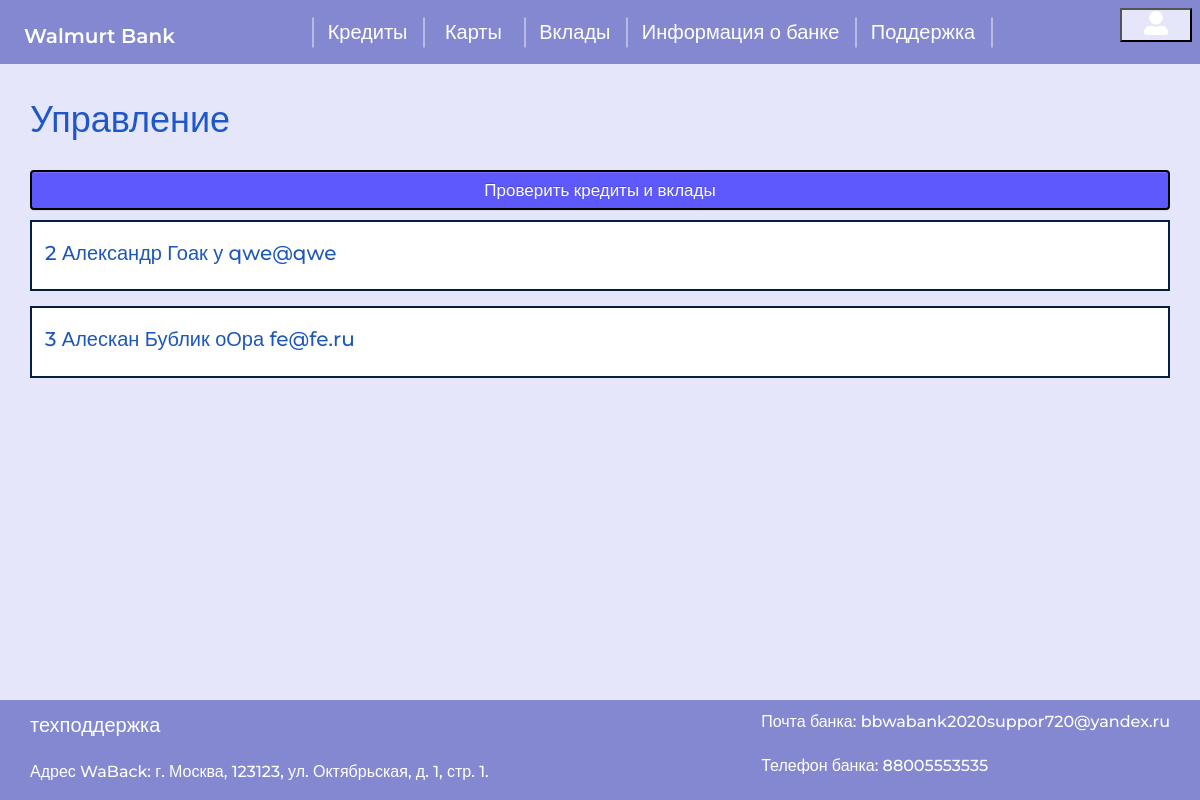
Page /admin (signed in) on the earlier database version.
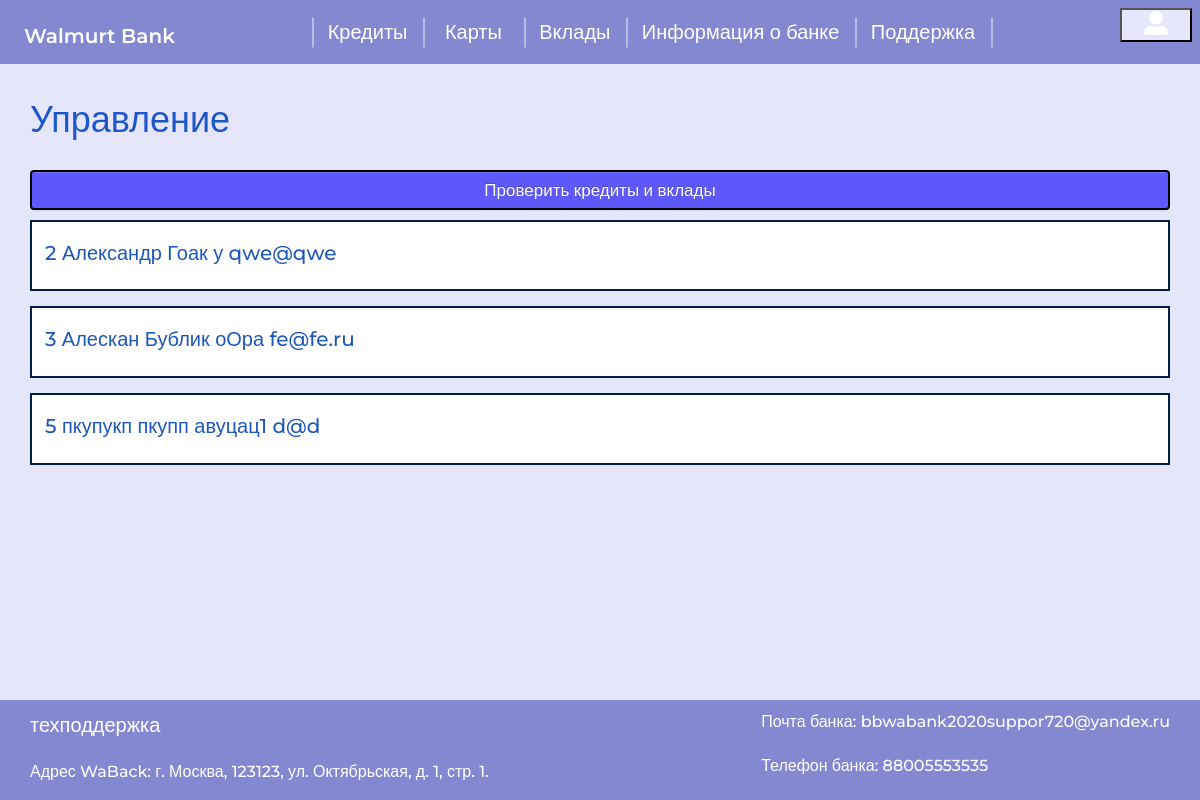
Same page on the later database version.
### data/classes.py (models this page shows, shortened)
class Users(SqlAlchemyBase, UserMixin):
    __tablename__ = 'users'
    id = sqlalchemy.Column(sqlalchemy.Integer, primary_key=True, autoincrement=True)
    surname = sqlalchemy.Column(sqlalchemy.String, nullable=True)
    name = sqlalchemy.Column(sqlalchemy.String, nullable=True)
    age = sqlalchemy.Column(sqlalchemy.Integer, nullable=True)
    address = sqlalchemy.Column(sqlalchemy.String, nullable=True)
    email = sqlalchemy.Column(sqlalchemy.String, index=True, unique=True, nullable=True)
    hashed_password = sqlalchemy.Column(sqlalchemy.String, nullable=True)
    modifed_date = sqlalchemy.Column(sqlalchemy.DateTime, default=datetime.date(datetime.now()))
    admin = sqlalchemy.Column(sqlalchemy.Boolean, nullable=True)
    def __repr__(self):
        return f'{self.id} {self.surname} {self.name} {self.address} {self.email} {self.admin}'

### main.py (the view)
@app.route('/admin', methods=['GET', 'POST'])
def admin():
    form = AdminForm()
    if current_user.is_authenticated:
        db_sess = db_session.create_session()
        is_admin = db_sess.query(Users).filter(Users.id == current_user.id and Users.admin).all()
        print(is_admin)
        if is_admin:
            users = [((user.id, user.name, user.surname, user.address, user.email, user.admin), my_cards(user.id)) for user in db_sess.query(Users).all()]
            print(users)
            if form.check_credits_and_contributions.data:
                set_all()
                return render_template('admin.html', form=form, options=options, users=users, message='Все обновлено')
            return render_template('admin.html', form=form, options=options, users=users)
    else:
        return render_template('info.html', options=options, message='Сначала необходимо зарегестрироваться')

### data/forms.py
class AdminForm(FlaskForm):
    check_credits_and_contributions = SubmitField('Проверить кредиты и вклады')

### data/db_session.py (called while the page is built)
def create_session() -> Session:
    global __factory
    return __factory()

### data/functions.py (called while the page is built)
def my_cards(user_id):
    db_sess = db_session.create_session()
    my_cards_ = [(card.name, card.sum_, card.card_number, card.secret_code, card.block)
                 for card in db_sess.query(Cards).filter(Cards.user_id == user_id).all()] + \
                [(card.name, card.sum_, card.card_number, card.secret_code, card.block)
                 for card in db_sess.query(CreditCards).filter(CreditCards.user_id == user_id).all()] + \
                [(card.name, card.sum_, card.card_number, card.secret_code, card.block)
                 for card in db_sess.query(PensionСards).filter(PensionСards.user_id == user_id).all()]
    return my_cards_

### main.py (called while the page is built)
@login_manager.user_loader
def load_user(user_id):
    db_sess = db_session.create_session()
    return db_sess.query(Users).get(user_id)

### templates/admin.html (shortened to what this page needs)
{% extends "base.html" %}
{% block content %}
<h1>Управление</h1>
<form action="" method="post">
    <p>{{ form.check_credits_and_contributions(type="submit", class="btn btn-primary") }}</p>
</form>
    <div id="accordion">
    {% for user in users %}
        {% if not user[0][5] %}
            <div class="card">
                <div class="card-header" id="hdn{{ loop.index }}">
                    <h5 class="mb-0">
                    <button class="btn btn-link collapsed" data-toggle="collapse" data-target="#cps{{ loop.index }}" aria-expanded="false" aria-controls="cps{{ loop.index }}">
                        <div class="usr_info" style="padding-top: 10px;">{{ user[0][0] }} {{ user[0][1] }} {{ user[0][2] }} {{ user[0][3] }} {{ user[0][4] }} </div>
                        </button>
                    </h5>
                </div>
            </div>
        {% endif %}
    {% endfor %}
    </div>
{% endblock %}

### templates/base.html (shortened to what this page needs)
<!DOCTYPE html>
<html lang="en">
<head>
    <link rel="stylesheet" href="https://stackpath.bootstrapcdn.com/bootstrap/3.4.1/css/bootstrap-theme.min.css">
    <link rel="stylesheet" href="https://stackpath.bootstrapcdn.com/bootstrap/3.4.1/css/bootstrap.min.css">
    <link rel="stylesheet" href="https://use.fontawesome.com/releases/v5.7.2/css/all.css">
    <link rel="stylesheet" type="text/css" href="{{ url_for( 'static', filename='css/style.css', v=1)}}" >
</head>
<body>
    <header role="banner">
            <div class="menu">
                <div class="left">
                    <div class="logo"><a href="/index" class="djc">Walmurt Bank</a></div>
                </div>
                <br>
                <div class="scripts">
                    {% if current_user.is_authenticated %}
                        {% if current_user.admin %}
                            <hr style="transform: rotate(90deg); color: #fff;width: 30px;
                            height: 2px;">
                            <div class="scripts__item">
                                <div class="scripts__btn"><a href="/admin" class="dj"> Управление </a></div>
                            </div>
                            <hr style="transform: rotate(90deg); color: #fff;width: 30px;
                            height: 2px;">
                            <div class="scripts__item">
                                <div class="scripts__btn"><a href="/admin/rew" class="dj"> Отзывы </a></div>
                            </div>
                        {% else %}
                            {% for key, value in options.items() %}
                                <hr style="transform: rotate(90deg); color: #fff;width: 30px;
                            height: 2px;">
                                {% if 'Карты' == key %}
                                    <div class="btn-group dropdown">
                                        <button type="button" data-toggle="dropdown" aria-haspopup="true" aria-expanded="false" class="dj">
                                            {{ key }}
                                        </button>
                                    </div>
                                {% else %}
                                    <div class="scripts__btn"><a href={{ value }} class="dj"> {{ key }} </a></div>
                                {% endif %}
                            {% endfor %}
                        {% endif %}
                    {% endif %}
                    <hr style="transform: rotate(90deg); color: #fff;width: 30px;
                    height: 2px;">
                </div>
                <br>
                <div class="right">
                    {% if current_user.is_authenticated %}
                        <div class="btn-group dropright">
                            <button type="button" data-toggle="dropdown" aria-haspopup="true" aria-expanded="false" style="
                            background: lavender;">
                                <i class="fas fa-user-alt" style="font-size: 16px;"></i>
                            </button>
                        </div>
                    {% else %}
                    <p style="padding: 0 20px; margin: 4px;">
                        <a class="btn btn-success" href="/login">Войти</a>
                    </p>
                    {% endif %}
                </div>
            </div>
    </header>
    <main role="main" class="container">
    {% block content %}{% endblock %}
    </main>
    <footer role="contentinfo">
        <div class="sup" style="display: block; margin: 10px 30px;">
            <a href="/directions/support" style="color: #fff; text-decoration: none;">техподдержка</a>
            <div class="address" style="width: 100%; padding-top: 20px; font-size: 16px;">Адрес WaBack: г. Москва, 123123, ул. Октябрьская, д. 1, стр. 1.</div>
        </div>
        <div class="con" style="right: 0; margin: 10px 30px;" >
            <div class="footer_mail" style="font-size: 16px; width: 100%; padding-bottom: 20px;">Почта банка: bbwabank2020suppor720@yandex.ru</div>
            <div class="footer_tel" style="font-size: 16px;">Телефон банка: 88005553535</div>
        </div>
    </footer>
</body>
</html>

### static/css/style.css (style rules this page uses)
html { height: 100%; }
body { margin: 0; color: #fff; min-height: 100%; display: grid; grid-template-rows: auto 1fr auto; }
body { margin: 0; line-height: 1.5; font-weight: 500; position: relative; min-height: 100vh; font-family: 'Montserrat', sans-serif; background-color: lavender; }
h1, h2, h3, h4, h5, h6 { margin: 0; padding: 0; }
header { display: block; position: fixed; width: 100%; padding-bottom: 20px; }
main { padding-bottom: 80px; color: #1d57b9; font-size: 15px; }
footer { width: 100%; height: 100px; display: flex; flex-wrap: wrap; justify-content: space-between; bottom: 0; position: absolute; margin: auto; background: #8388d1; }
.menu { background: #8388d1; left: 0; top: 0; margin: 0 auto; padding: 8px 8px; right: 0; display: flex; justify-content: space-between; }
.left { display: flex; }
.fa-user-alt:before, .fa-bars { font-size: 24px; cursor: pointer; color: #fff; }
.fa-user-alt:before { padding: 0 16px; margin: 0 auto; transition: background .2s linear; }
.logo { color: #fff; text-decoration: none; font-size: 32px; font-weight: 600; font-family: 'Montserrat', sans-serif; padding: 0 16px; }
.right { margin-left: 8px; display: flex; font-size: 26px; color: #fff; }
.scripts { display: flex; width: 60%; align-items: center; justify-content: space-between; }
.container { padding-top: 100px; padding-bottom: 140px; }
.djc { color: #fff; transition: color .1s linear; }
.dj { background: transparent; color: #fff; border: none; font-size: 20px; font-weight: 500; transition: color .1s linear; }
.btn.btn-link { margin-bottom: 15px; color: #1d57b9; font-size: 20px; font-weight: 500; text-decoration: none; }
.btn.btn-primary { font-size: 17px; width: 100%; background: #5e59fd; }
.btn-primary { border: #000 2px solid; }
.btn-group { margin-left: 0; color: #000; font-weight: 500; font-size: 16px; }
h1, h2 { color: #1d57c9; padding-bottom: 30px; }
.card { background: #fff; border: 2px solid #041e42; margin-bottom: 15px; }
a { font-size: 20px; margin-bottom: 20px; color: #1d57c9; }

Differences in the rows shown:
added Users: id "5", name "пкупукп", surname "пкупп", address "авуцац1", email "d@d"
